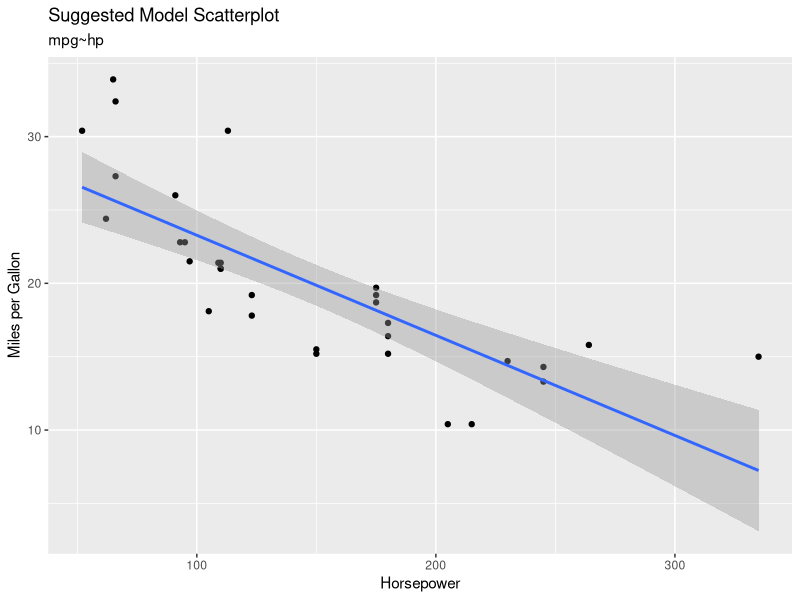
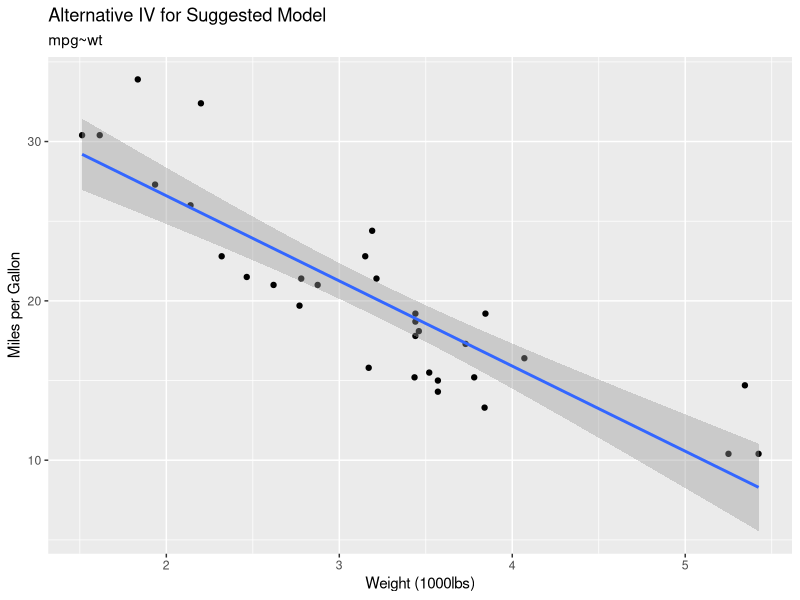
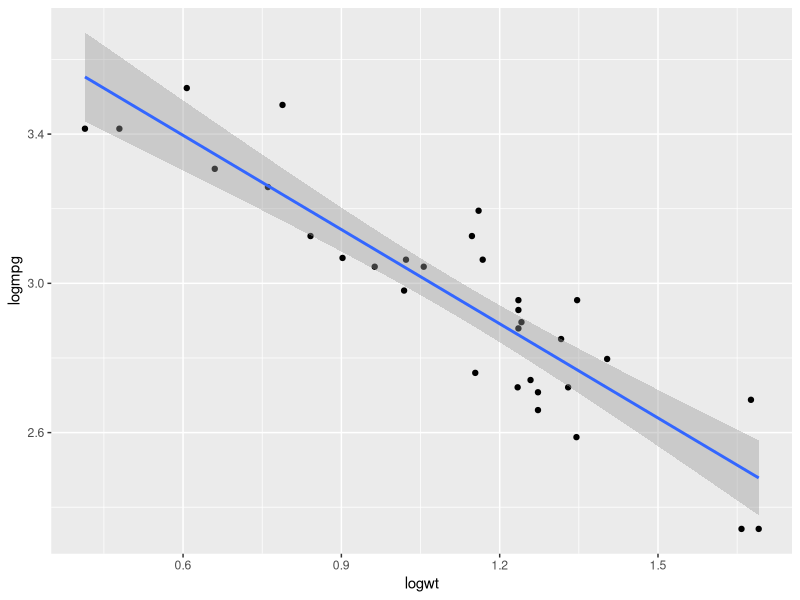
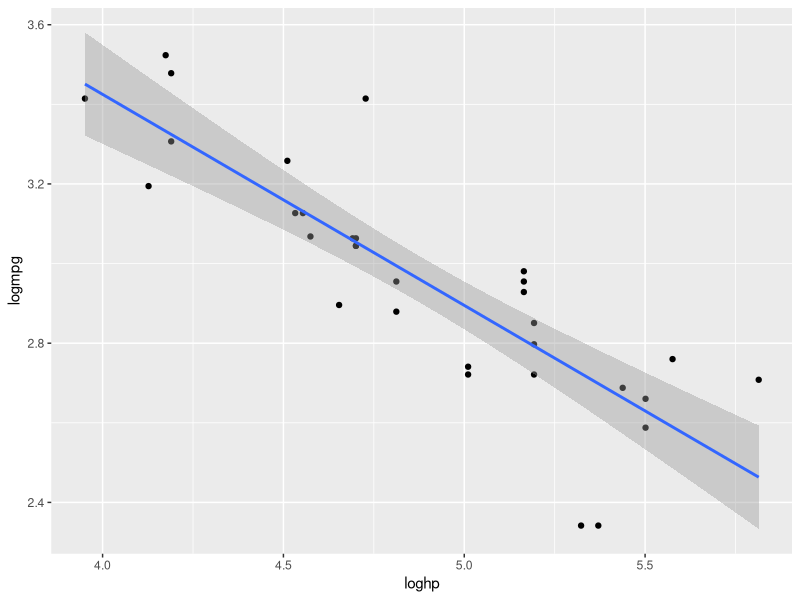

Recreate these plots in R, in order. (Note: this script raises an error after producing the figures.)
#set working directory
setwd("/file_path/")
#load package
library(readxl)
library(ggplot2)

#set the cars dataset as a variable
cars <- read_excel("cars.xlsx")

View(cars)

regression_viz_hp <- ggplot(cars, aes(x = hp, y = mpg)) + geom_point() +
  stat_smooth(method = lm) + 
  labs(title = 'Suggested Model Scatterplot', subtitle = 'mpg~hp', x = 'Horsepower', y = 'Miles per Gallon')

regression_viz_hp

regression_viz_wt<-ggplot(cars, aes(x = wt, y = mpg)) + geom_point() +
  stat_smooth(method = lm) +
  labs(title = 'Alternative IV for Suggested Model', subtitle = 'mpg~wt', x = 'Weight (1000lbs)', y = 'Miles per Gallon')

regression_viz_wt

#weight looks like a more linear relationship


#setting the model suggested as an environment object
suggested_model <- lm(mpg~hp, data = cars)

summary(suggested_model)

confint(suggested_model)

anova(suggested_model)


#this model isn't very good

#create log variables for mpg, hp, and wt.
cars$logmpg <- log(cars$mpg)

cars$loghp <- log(cars$hp)

cars$logwt <- log(cars$wt)



#I think the regression will fit more smoothly with a log log transformation
#Using ggplot to check this hypothesis before i build a new model
#mpg is the dependent variable in both cases
#two plots of weight and horsepower are below

regression_logwt <-ggplot(cars, aes(x = logwt, y = logmpg)) + geom_point() +
  stat_smooth(method = lm)

regression_logwt

regression_loghp <- ggplot(cars, aes(x = loghp, y = logmpg)) + geom_point() +
  stat_smooth(method = lm)

regression_loghp

#the log log transformation ostensibly is tighter

#create a new log log model with DV = mpg and IV = hp + wt
#lets see if the error term goes down
log_log_model <- lm(logmpg~loghp+logwt, data = cars)

summary(new_model)

confint(new_model)

anova(new_model)

#the errors are much lower than the original model and a simple multi-variable model
#without the log log transformation

#maybe transforming hp into 1/hp would better describe the relationship between mpg~hp

cars$invhp <- 1/(cars$hp)

inv_model <- lm(mpg~invhp+wt, data = cars)

summary(inv_model)

regression_invhp <-ggplot(cars, aes(x = invhp, y = mpg)) + geom_point() +
  stat_smooth(method = lm) 

regression_invhp  





